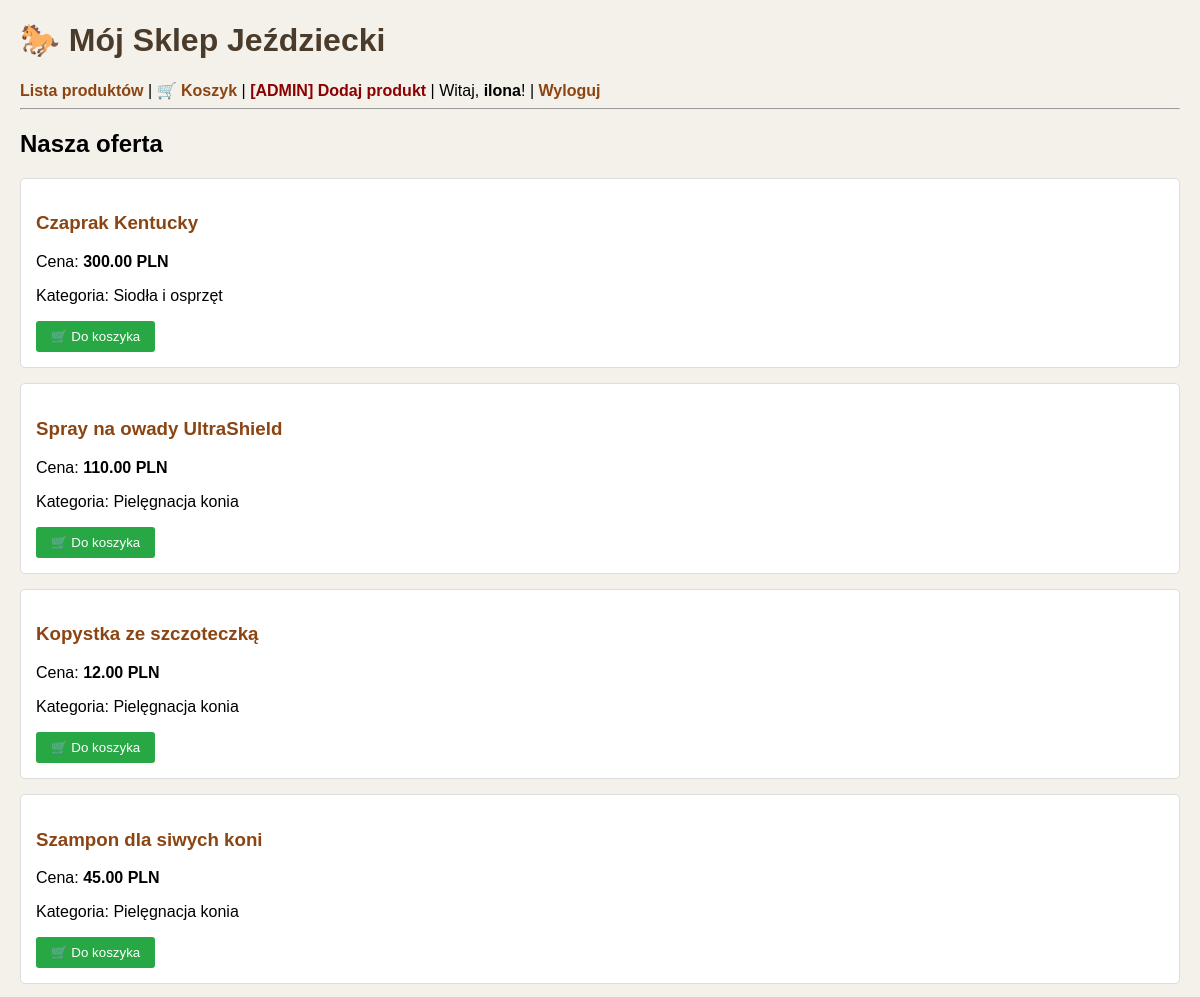
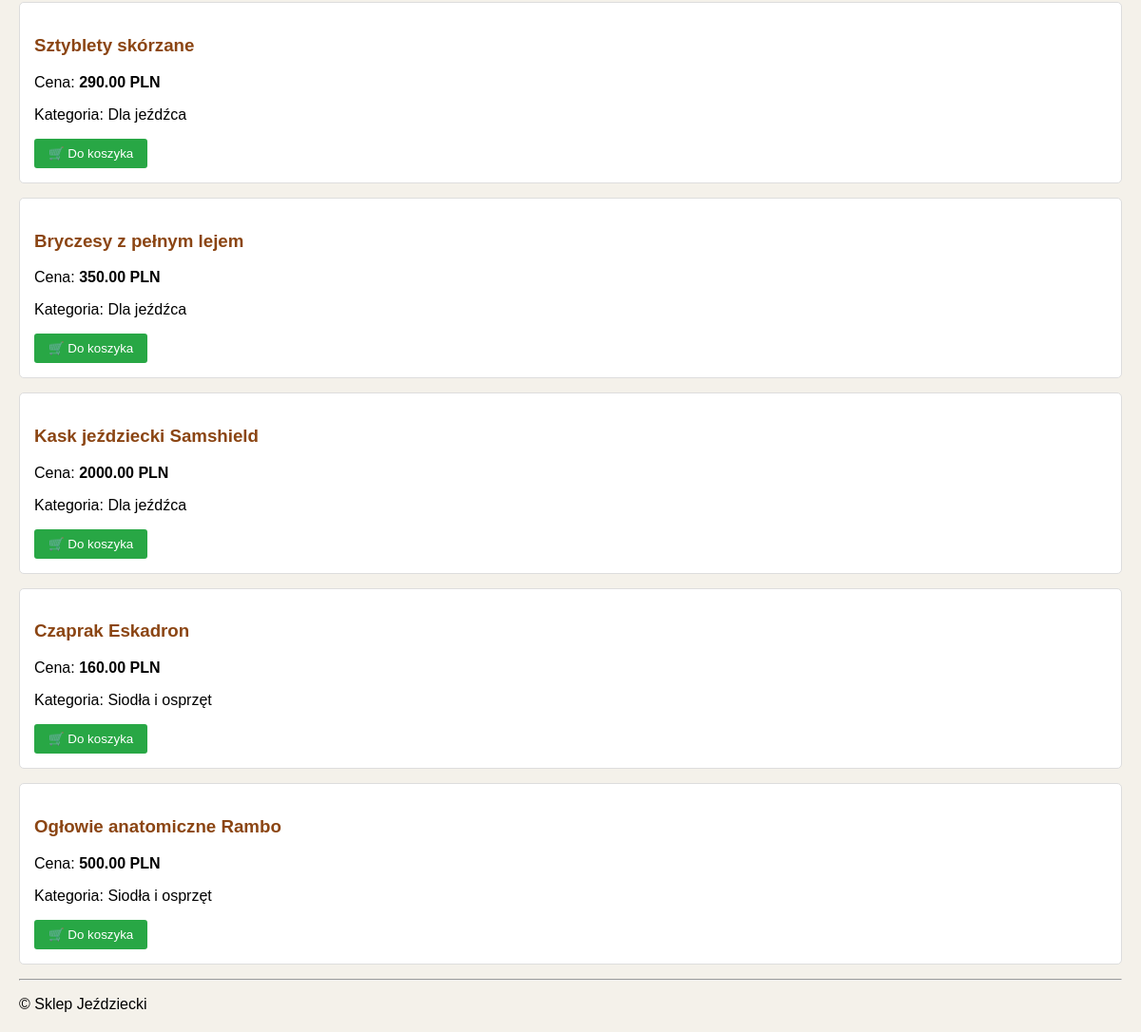
/html/produkty/ (signed in), run on the app's committed database (2 pictures, top to bottom).
### sklep/models.py (models this page shows, shortened)
class Produkt(models.Model):
    kategoria = models.ForeignKey(Kategoria, related_name='produkty', on_delete=models.CASCADE)
    nazwa = models.CharField(max_length=200)
    slug = models.SlugField(max_length=200, unique=True, blank=True)
    opis = models.TextField(blank=True, null=True)
    cena = models.DecimalField(max_digits=10, decimal_places=2)
    stan_magazynowy = models.PositiveIntegerField(default=0)
    dostepny = models.BooleanField(default=True)
    utworzono = models.DateTimeField(auto_now_add=True)
    class Meta:
        verbose_name = "Produkt"
        verbose_name_plural = "Produkty"
        ordering = ['-utworzono']
        constraints = [
            CheckConstraint(check=Q(cena__gte=0), name='cena_nieujemna'),
            CheckConstraint(check=Q(stan_magazynowy__gte=0), name='stan_nieujemny'),
        ]

class Kategoria(models.Model):
    nazwa = models.CharField(max_length=100, unique=True)
    slug = models.SlugField(max_length=100, unique=True)
    class Meta:
        verbose_name = "Kategoria"
        verbose_name_plural = "Kategorie"
        ordering = ['nazwa']

### sklep/views.py (the view)
# urls.py: path('html/produkty/', views.produkt_list_html, name='produkt-list-html'),
def produkt_list_html(request):
    produkty = Produkt.objects.all()
    return render(request, "sklep/produkt/list.html", {'produkty': produkty})

### sklep/templates/sklep/produkt/list.html (shortened to what this page needs)
{% extends "sklep/base.html" %}
{% block content %}
    <h2>Nasza oferta</h2>
    {% for produkt in produkty %}
        <div class="product-card" style="border: 1px solid #ddd; padding: 15px; margin-bottom: 15px; border-radius: 5px;">
            <h3>
                <a href="{% url 'produkt-detail-html' produkt.id %}">
                    {{ produkt.nazwa }}
                </a>
            </h3>
            <p>Cena: <strong>{{ produkt.cena }} PLN</strong></p>
            <p>Kategoria: {{ produkt.kategoria.nazwa }}</p>
            <div style="margin-top: 10px;">
                {% if request.user.is_authenticated %}
                    <form action="{% url 'dodaj-do-koszyka' produkt.id %}" method="post">
                        <button type="submit" style="background-color: #28a745; color: white; padding: 8px 15px; border: none; cursor: pointer; border-radius: 3px;">
                            🛒 Do koszyka
                        </button>
                    </form>
                {% else %}
                    <p style="font-size: 0.9em; color: grey;">
                        <a href="{% url 'user-login' %}">Zaloguj się</a>, aby dodać do koszyka.
                    </p>
                {% endif %}
            </div>
            </div>
    {% empty %}
        <p>Brak produktów w sklepie.</p>
    {% endfor %}
{% endblock %}

### sklep/templates/sklep/base.html (shortened to what this page needs)
{% load static %}
<!DOCTYPE html>
<html lang="pl">
<head>
    <link href="{% static 'css/styl.css' %}" rel="stylesheet">
</head>
<body>
    <div id="header">
        <h1>🐎 Mój Sklep Jeździecki</h1>
        <nav>
            <a href="{% url 'produkt-list-html' %}">Lista produktów</a> |
            {% if request.user.is_authenticated %}
                <a href="{% url 'pokaz-koszyk' %}">🛒 Koszyk</a> |
                {% if request.user.is_staff %}
                    <a href="{% url 'produkt-create-html' %}" style="color: darkred; font-weight: bold;">[ADMIN] Dodaj produkt</a> |
                {% endif %}
                <span>Witaj, <strong>{{ request.user.username }}</strong>!</span> |
                <a href="{% url 'user-logout' %}">Wyloguj</a>
            {% else %}
                <a href="{% url 'user-login' %}">Zaloguj</a>
            {% endif %}
        </nav>
    </div>
    <hr>
    <div id="content">
        {% block content %}
        {% endblock %}
    </div>
    <div id="footer">
        <hr>
        <p>&copy; Sklep Jeździecki </p>
    </div>
</body>
</html>

### sklep/static/css/styl.css (style rules this page uses)
body { font-family: Arial, sans-serif; background-color: #f4f1ea; margin: 20px; }
h1 { color: #4a3b2a; }
a { text-decoration: none; color: #8b4513; font-weight: bold; }
.product-card { border: 1px solid #ccc; background: white; padding: 10px; margin-bottom: 10px; border-radius: 5px; }

### data on the page
Produkt: nazwa "Czaprak Kentucky", cena "300.00", kategoria.nazwa "Siodła i osprzęt"
Produkt: nazwa "Spray na owady UltraShield", cena "110.00", kategoria.nazwa "Pielęgnacja konia"
Produkt: nazwa "Kopystka ze szczoteczką", cena "12.00", kategoria.nazwa "Pielęgnacja konia"
Produkt: nazwa "Szampon dla siwych koni", cena "45.00", kategoria.nazwa "Pielęgnacja konia"
Produkt: nazwa "Sztyblety skórzane", cena "290.00", kategoria.nazwa "Dla jeźdźca"
Produkt: nazwa "Bryczesy z pełnym lejem", cena "350.00", kategoria.nazwa "Dla jeźdźca"
Produkt: nazwa "Kask jeździecki Samshield", cena "2000.00", kategoria.nazwa "Dla jeźdźca"
Produkt: nazwa "Czaprak Eskadron", cena "160.00", kategoria.nazwa "Siodła i osprzęt"
Produkt: nazwa "Ogłowie anatomiczne Rambo", cena "500.00", kategoria.nazwa "Siodła i osprzęt"

### other printed values
{{ request.user.username }} "ilona"
